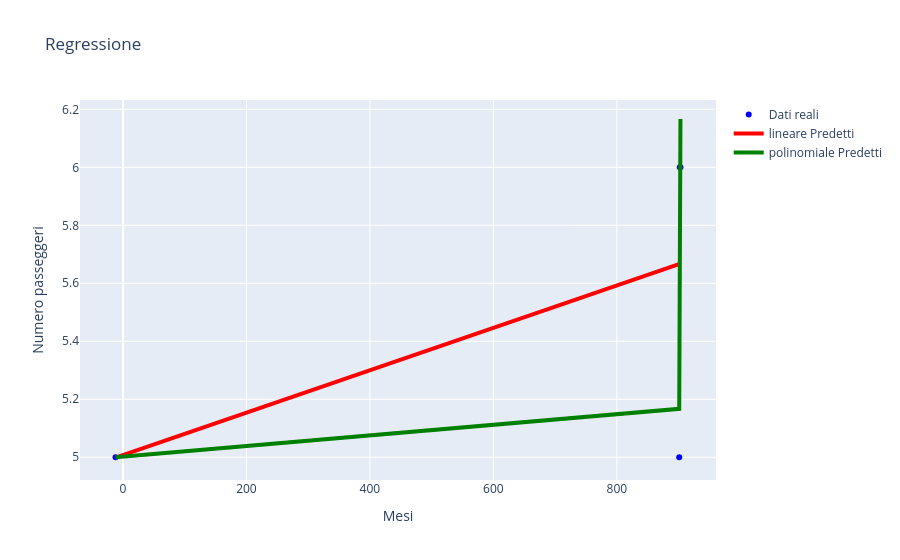

The cell this chart's notebook holds for it:
### Code cell
import pandas as pd
import matplotlib.pyplot as plt
#1 carica dataset
df = pd.read_csv("data.csv")

df.head()
print(len(df))
#2 convertili in un formato numerico

df["mese_numerico"] = range(len(df))
print(df)



# X (maiuscola) per rappresentare la matrice delle feature (variabili indipendenti)
X = df[["mese_numerico"]].values
# y (minuscola) per rappresentare il vettore target (variabile dipendente)
y = df["passengers"].values

from sklearn.linear_model import LinearRegression
from sklearn.metrics import mean_absolute_error
from sklearn.metrics import root_mean_squared_error
# Regressione lineare
model_linear = LinearRegression()
model_linear.fit(X, y)
y_pred_linear = model_linear.predict(X)
rmse_linear = root_mean_squared_error(y, y_pred_linear)


plt.figure(figsize=(10, 5))
plt.scatter(X, y, label="Dati reali", color="blue")
plt.plot(X, y_pred_linear,label=f"dati lineare {rmse_linear:.2f}", color="red")
plt.xlabel("Indice Mese")
plt.ylabel("Vendite")
plt.title("Confronto regressione lineare ")
plt.legend()
plt.grid(True)
plt.show()

from sklearn.preprocessing import PolynomialFeatures
from sklearn.pipeline import make_pipeline

# Applica una regressione polinomiale (grado a tua scelta) = 2

model_poly2 = make_pipeline(PolynomialFeatures(2), LinearRegression())
model_poly2.fit(X, y)
y_pred_poly2 = model_poly2.predict(X)
#Calcola l’RMSE tra i valori reali e quelli predetti.
rmse_poli = root_mean_squared_error(y, y_pred_poly2)
plt.figure(figsize=(10, 5))
plt.scatter(X, y, label="Dati reali", color="blue")
plt.plot(X, y_pred_linear, label=f"Lineare", color="red")
plt.plot(X, y_pred_poly2, label=f"Polinomiale grado 2 {rmse_poli:2f}", color="green")
plt.xlabel("Indice Mese")
plt.ylabel("Vendite")
plt.title("Confronto regressione lineare vs polinomiale")
plt.legend()
plt.grid(True)
plt.show()

#Visualizza i dati reali e la curva stimata con Plotly.
import pandas as pd
import seaborn as sns

from pandas.plotting import scatter_matrix
from matplotlib import pyplot as plotly  # NB: attenzione: qui si sta rinominando pyplot come 'plotly'
from matplotlib import font_manager as font_manager
from datetime import datetime, timedelta
import numpy as np


import plotly.figure_factory as ff

import plotly.graph_objects as go

fig = go.Figure()

fig.add_trace(go.Scatter(x=df["mese_numerico"], y=df["passengers"], name="Dati reali",
                         mode='markers',
                         line=dict(color="blue", width=4)))

fig.add_trace(go.Scatter(x=df["mese_numerico"], y=y_pred_linear, name="lineare Predetti",
                         mode='lines',
                         line=dict(color="red", width=4)))

fig.add_trace(go.Scatter(x=df["mese_numerico"], y=y_pred_poly2, name="polinomiale Predetti",
                         mode='lines',
                         line=dict(color="red", width=4)))

fig.update_layout(
    title="Regressione",
    xaxis_title="Mesi",
    yaxis_title="Numero passeggeri",
)

fig.show()

### Figure 1 — Plotly figure (JSON) as saved in the notebook; plotly's stock layout.template omitted (floating-point values rounded to 4 significant figures)
{"data": [{"line": {"color": "blue", "width": 4}, "mode": "markers", "name": "Dati reali", "type": "scatter", "x": [-12, 901, 902, 903], "y": [5, 5, 6, 6]}, {"line": {"color": "red", "width": 4}, "mode": "lines", "name": "lineare Predetti", "type": "scatter", "x": [-12, 901, 902, 903], "y": [4.999, 5.666, 5.667, 5.668]}, {"line": {"color": "green", "width": 4}, "mode": "lines", "name": "polinomiale Predetti", "type": "scatter", "x": [-12, 901, 902, 903], "y": [5.0, 5.167, 5.666, 6.167]}], "layout": {"title": {"text": "Regressione"}, "xaxis": {"title": {"text": "Mesi"}}, "yaxis": {"title": {"text": "Numero passeggeri"}}}}
